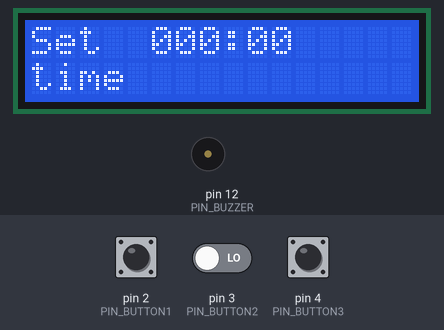
This program was run on a simulated Arduino Uno, built with avr-gcc and run on an emulated ATmega328P. Parts: 16×2 character LCD, buzzer (waves = sounding). Inputs (shaded band) come from the test bench; at power-on: pin 2 (PIN_BUTTON1) LOW, pin 4 (PIN_BUTTON3) LOW, pin 3 (PIN_BUTTON2) LOW. What the program prints to the serial monitor is not drawn.

Above: at 1.2 s.
1.3 s: pin 2 (PIN_BUTTON1) pulled HIGH for 0.15 s
At 1.6 s:
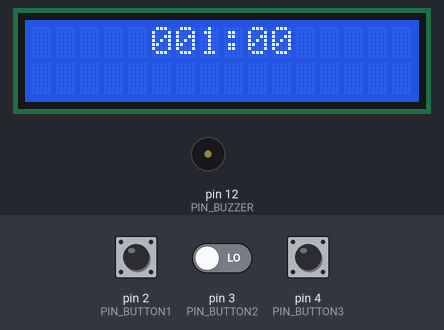
2.9 s: pin 4 (PIN_BUTTON3) pulled HIGH for 0.15 s
At 3.5 s:
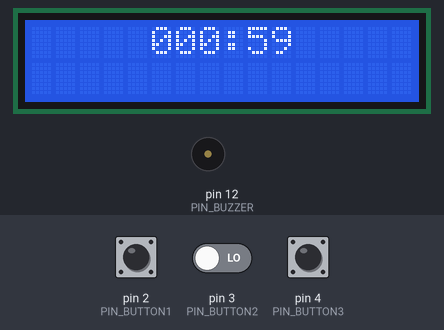
4.5 s: pin 4 (PIN_BUTTON3) pulled HIGH for 1 s
At 5.2 s:
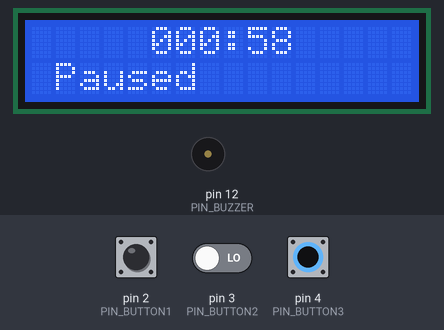
7.0 s: pin 2 (PIN_BUTTON1) pulled HIGH for 1 s
At 8.3 s:
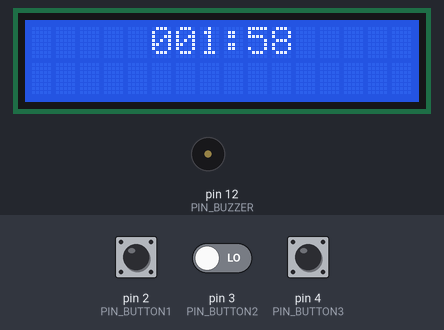
9.5 s: pin 2 (PIN_BUTTON1) driven HIGH and pin 3 (PIN_BUTTON2) driven HIGH
At 10.3 s:
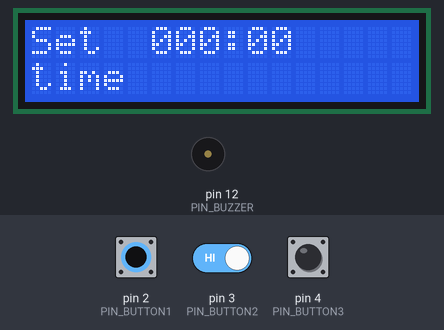
Timing chart, 0 to 13.5 s (numbered marks = the images above; inputs shaded):
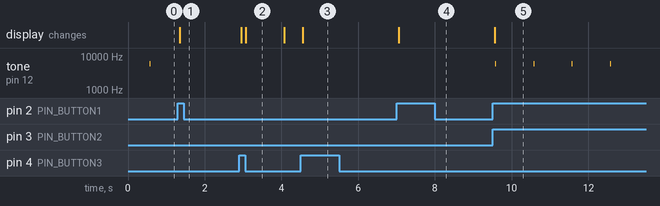

Measured:
- after the input at 1.3 s, tone on pin 12 (PIN_BUZZER): stops changing and stays silent; the display: changes after 0.05 s (image 1)
- after the input at 2.9 s, the display: first changes after 0.05 s (image 2 shows a later state)
- after the input at 4.5 s, the display: changes after 0.05 s (image 3)
- after the input at 7.0 s, the display: changes after 0.05 s (image 4)
- after the input at 9.5 s, tone on pin 12 (PIN_BUZZER): alternates 6000 Hz for 0.03 s and silent for 0.98 s, starting after 0.07 s; the display: changes after 0.06 s (image 5)

The program:

main.cpp
```cpp
#include"main.h"
#include"lcd.h"


static void protimer_event_dispatcher(protimer_t *const mobj, event_t const *const e);
static uint8_t process_button_pad_value(uint8_t btn_pad_value);
static void display_init();


static protimer_t protimer;


void setup() {
  // put your setup code here, to run once:
  Serial.begin(115200);
  display_init();
  Serial.println("Productive timer application");
  Serial.println("============================");
  pinMode(PIN_BUTTON1, INPUT);
  pinMode(PIN_BUTTON2, INPUT);
  pinMode(PIN_BUTTON3, INPUT);
  protimer_init(&protimer);
}

void loop() {

  uint8_t b1, b2, b3, btn_pad_value;
  protimer_user_event_t ue; // ue user event
  static uint32_t current_time = millis();
  static protimer_tick_event_t te = {0};

  // 1. read the button pad status
  b1 = digitalRead(PIN_BUTTON1);
  b2 = digitalRead(PIN_BUTTON2);
  b3 = digitalRead(PIN_BUTTON3);

  btn_pad_value = (b1 << 2) | (b2 << 1) | b3;

  // Software button de-bouncing
  btn_pad_value = process_button_pad_value(btn_pad_value);

  // 2. make an event
  if(btn_pad_value ){
    if(btn_pad_value == BTN_PAD_VALUE_INC_TIME){
      ue.super.sig = INC_TIME;
    }else if(btn_pad_value == BTN_PAD_VALUE_DEC_TIME){
      ue.super.sig = DEC_TIME;
    }else if(btn_pad_value == BTN_PAD_VALUE_SP){
      ue.super.sig = START_PAUSE;
    }else if(btn_pad_value == BTN_PAD_VALUE_ABRT){
      ue.super.sig = ABRT;
    }

    // 3. send it to event dispatcher
    protimer_event_dispatcher(&protimer, &ue.super);
  }

  // 4. dispatch the time tick event for every 100 ms
  if(millis() - current_time >= 100){
    // 100 ms has passed
    current_time = millis();
    te.super.sig = TIME_TICK;
    if(++te.ss > 10) te.ss = 1;
     protimer_event_dispatcher(&protimer, &te.super);
  }

}


void protimer_event_dispatcher(protimer_t *const mobj, event_t const *const e){

  event_status_t status;
  protimer_state_t source, target;

  source = mobj->active_state;

  status = protimer_state_machine(mobj, e);


  if(status == EVENT_TRANSITION){
    target = mobj->active_state;
    event_t ee;
    // 1. Run the exit action for the source state
    ee.sig = EXIT;
    mobj->active_state = source;
    protimer_state_machine(mobj, &ee);

    // 2. Run the entry action for the target state
    ee.sig = ENTRY;
    mobj->active_state = target;
    protimer_state_machine(mobj, &ee);
  }

}

static uint8_t process_button_pad_value(uint8_t btn_pad_value){

  static btn_state_t btn_sm_state = NO_PRESSED;
  static uint32_t current_time = millis();

  switch (btn_sm_state){
    case NO_PRESSED:{
      if(btn_pad_value){
        btn_sm_state = BOUNCE;
        current_time = millis();
      }
      break;
    }
    case BOUNCE:{
      if(millis() - current_time >= 50 ){
        // 50 ms has passed
        if(btn_pad_value){
          btn_sm_state = PRESSED;
          return btn_pad_value;
        }else{
          btn_sm_state = NO_PRESSED;
        }
      }
      break;
    }
    case PRESSED:{
        if(!btn_pad_value){
          btn_sm_state = BOUNCE;
          current_time = millis();
        }
        break;
    }
  }

  return 0;
}

static void display_init(){

  lcd_begin(16, 2);
  lcd_clear();
  lcd_move_cursor_L_to_R();
  lcd_set_cursor(0, 0);
  lcd_no_auto_scroll();
  lcd_cursor_off();
}
```

main.h
```cpp
#ifndef MAIN_H
#define MAIN_H

#include <Arduino.h>

#define PIN_BUTTON1 2
#define PIN_BUTTON2 3
#define PIN_BUTTON3 4
#define PIN_BUZZER  12

// LCD Connections

#define PIN_LCD_RS  5
#define PIN_LCD_RW  6
#define PIN_LCD_EN  7
#define PIN_LCD_R4  8
#define PIN_LCD_R5  9
#define PIN_LCD_R6  10
#define PIN_LCD_R7  11

// Button truth table

#define BTN_PAD_VALUE_SP        1
#define BTN_PAD_VALUE_DEC_TIME  2
#define BTN_PAD_VALUE_INC_TIME  4
#define BTN_PAD_VALUE_ABRT      6

typedef enum{
    NO_PRESSED,
    BOUNCE,
    PRESSED
}btn_state_t;


/************************ Signals of the application ************************/
typedef enum {
    INC_TIME,
    DEC_TIME,
    TIME_TICK,
    START_PAUSE,
    ABRT,


/* Internal activity signals */
    ENTRY,
    EXIT
}protimer_signal_t;


/* Vairious States of the application */
typedef enum{
    IDLE,
    TIME_SET,
    COUNTDOWN,
    PAUSE,
    STAT
}protimer_state_t;


/* Main application structure */
typedef struct {
    uint32_t curr_time;
    uint32_t elapsed_time;
    uint32_t pro_time;
    protimer_state_t active_state;
}protimer_t;


/************************ Events of the application ************************/

/* Generic(Super) event structure */
typedef struct{
    uint8_t sig;
}event_t;

/* For user generated events */
typedef struct{
    event_t super;
}protimer_user_event_t;

/* For tick event */
typedef struct{
    event_t super;
    uint8_t ss;
}protimer_tick_event_t;


typedef enum{
    EVENT_HANDLED,
    EVENT_IGNORED,
    EVENT_TRANSITION
}event_status_t;

/* FUNCTION PROTOTYPES */

void protimer_init(protimer_t *mobj);
event_status_t protimer_state_machine(protimer_t *const mobj, event_t const *const e);

#endif
```

protimer_state_mach.cpp
```cpp
#include "main.h"
#include"lcd.h"

/* PROTOTYPES OF HELPER FUNCTIONS */
static void display_time(uint32_t time);
static void display_message(String s, uint8_t col, uint8_t row);
static void display_clear(void);
static void do_beep(void);


/* PROTOTYPES OF STATE HANDLERS */
static event_status_t protimer_state_handler_IDLE(protimer_t *const mobj, event_t const *const e);
static event_status_t protimer_state_handler_TIME_SET(protimer_t *const mobj, event_t const *const e);
static event_status_t protimer_state_handler_COUNTDOWN(protimer_t *const mobj, event_t const *const e);
static event_status_t protimer_state_handler_PAUSE(protimer_t *const mobj, event_t const *const e);
static event_status_t protimer_state_handler_STAT(protimer_t *const mobj, event_t const *const e);


void protimer_init(protimer_t *mobj){
    event_t ee; // entry action
    ee.sig = ENTRY;
    mobj->active_state = IDLE;
    mobj->pro_time = 0;
    protimer_state_machine(mobj, &ee);

}


event_status_t protimer_state_machine(protimer_t *const mobj, event_t const * const e){
    switch (mobj->active_state){
        case IDLE:{
            return protimer_state_handler_IDLE(mobj,e);
        }
        case TIME_SET:{
            return protimer_state_handler_TIME_SET(mobj,e);
        }
        case COUNTDOWN:{
            return protimer_state_handler_COUNTDOWN(mobj,e);
        }
        case PAUSE:{
            return protimer_state_handler_PAUSE(mobj,e);
        }
        case STAT:{
            return protimer_state_handler_STAT(mobj,e);
        }
    } // End of switch
    return EVENT_IGNORED;
}

static event_status_t protimer_state_handler_IDLE(protimer_t *const mobj, event_t const *const e){
    switch (e->sig){
        case ENTRY:{
            mobj->curr_time = 0;
            mobj->elapsed_time = 0;
            display_time(0);
            display_message("Set ", 0, 0);
            display_message("time ", 1, 0);
            return EVENT_HANDLED;
        }

        case EXIT:{
            display_clear();
            return EVENT_HANDLED;
        }

        case INC_TIME:{
            mobj->curr_time += 60;
            mobj->active_state = TIME_SET;
            return EVENT_TRANSITION;
        }

        case START_PAUSE:{
            mobj->active_state = STAT;
            return EVENT_TRANSITION;
        }

        case  TIME_TICK:{
            if( ((protimer_tick_event_t *)(e))->ss == 5 ){
                do_beep();
                return EVENT_HANDLED;
            }
            return EVENT_IGNORED;
        }
    } /* END OF SWITCH */

    return EVENT_IGNORED;
}

static event_status_t protimer_state_handler_TIME_SET(protimer_t *const mobj, event_t const *const e){
    switch (e->sig){
        case ENTRY:{
            display_time(mobj->curr_time);
            return EVENT_HANDLED;
        }

        case EXIT:{
            display_clear();
            return EVENT_IGNORED;
        }

        case INC_TIME:{
            mobj->curr_time += 60;
            display_time(mobj->curr_time);
            return EVENT_HANDLED;
        }

        case DEC_TIME:{
            if(mobj->curr_time >= 60){
                mobj->curr_time -= 60;
                display_time(mobj->curr_time);
                return EVENT_HANDLED;
            }
        }

        case START_PAUSE:{
            if(mobj->curr_time >= 60){
                mobj->active_state = COUNTDOWN;
                return EVENT_TRANSITION;
            }
            return EVENT_IGNORED;
        }

        case ABRT:{
            mobj->active_state = IDLE;
            return EVENT_TRANSITION;
        }
    }

    return EVENT_IGNORED;
}

static event_status_t protimer_state_handler_COUNTDOWN(protimer_t *const mobj, event_t const *const e){

    switch (e->sig){
        case EXIT:{
            mobj->pro_time += mobj->elapsed_time;
            mobj->elapsed_time = 0;
            return EVENT_HANDLED;
        }

        case TIME_TICK:{
            if( ((protimer_tick_event_t *)(e))->ss == 10){
                --mobj->curr_time;
                ++mobj->elapsed_time;
                display_time(mobj->curr_time);
                if(!mobj->curr_time){
                    mobj->active_state = IDLE;
                    return EVENT_TRANSITION;
                }
                return EVENT_HANDLED;
            }
            return EVENT_IGNORED;
        }

        case START_PAUSE:{
            mobj->active_state = PAUSE;
            return EVENT_TRANSITION;
        }

        case ABRT:{
            mobj->active_state = IDLE;
            return EVENT_TRANSITION;
        }
    }
    return EVENT_IGNORED;
}

static event_status_t protimer_state_handler_PAUSE(protimer_t *const mobj, event_t const *const e){

    switch (e->sig){
        case ENTRY:{
            display_message("Paused", 5, 1);
            return EVENT_HANDLED;
        }

        case EXIT:{
            display_clear();
            return EVENT_HANDLED;
        }

        case INC_TIME:{
            mobj->curr_time += 60;
            mobj->active_state = TIME_SET;
            return EVENT_TRANSITION;
        }

        case DEC_TIME:{
            if(mobj->curr_time >= 60){
                mobj->curr_time -= 60;
                mobj->active_state = TIME_SET;
                return EVENT_TRANSITION;
            }
            return EVENT_IGNORED;
        }
    }

    return EVENT_IGNORED;
}

static event_status_t protimer_state_handler_STAT(protimer_t *const mobj, event_t const *const e){
    static uint8_t tick_count;

    switch (e->sig){
        case ENTRY:{
            display_time(mobj->pro_time);
            display_message("Productive time", 1, 1);
            return EVENT_HANDLED;
        }

        case EXIT:{
            display_clear();
            return EVENT_HANDLED;
        }

        case TIME_TICK:{
            if(++tick_count == 30){
                tick_count = 0;
                mobj->active_state = IDLE;
                return EVENT_TRANSITION;
            }
            return EVENT_IGNORED;
        }
    }

    return EVENT_IGNORED;
}

/**********************************************************************************************************************************************
 ************************************************************** HELPER FUNCTIONS **************************************************************
 **********************************************************************************************************************************************/

static void display_time(uint32_t time){
    char buf[7];
    String time_msg;

    uint16_t m = time / 60;
    uint8_t s = time % 60;
    sprintf(buf, "%03d:%02d", m,s);

    time_msg = (String)buf;
    lcd_set_cursor(0, 5);
    lcd_print_string(time_msg);
}
static void display_message(String s, uint8_t col, uint8_t row){
    lcd_set_cursor(col, row);
    lcd_print_string(s);
}

static void display_clear(void){
    lcd_clear();
}

static void do_beep(void){
    tone(PIN_BUZZER, 6000, 25);
}
```

lcd.cpp
```cpp
#include"lcd.h"
#include"main.h"
#include<LiquidCrystal.h>

LiquidCrystal lcd(PIN_LCD_RS, PIN_LCD_RW ,PIN_LCD_EN, PIN_LCD_R4, PIN_LCD_R5, PIN_LCD_R6, PIN_LCD_R7);


void lcd_clear(void){
    lcd.clear();
}
void lcd_print_char(char c){
    lcd.print(c);
}
void lcd_scroll_left(void){
    lcd.scrollDisplayLeft();
}
void lcd_scroll_right(void){
    lcd.scrollDisplayRight();
}
void lcd_set_cursor(int r, int c){
    lcd.setCursor(c,r);
}
void lcd_no_auto_scroll(void){
    lcd.noAutoscroll();
}
void lcd_begin(uint8_t cols, uint8_t rows){
    lcd.begin(cols, rows);
}
void lcd_move_cursor_R_to_L(void){
    lcd.rightToLeft();
}
void lcd_move_cursor_L_to_R(void){
    lcd.leftToRight();
}
void lcd_cursor_off(void){
    lcd.noCursor();
}
void lcd_cursor_blinkoff(void){
    lcd.noBlink();
}
void lcd_print_number(int num){
    lcd.print(num);
}
void lcd_print_string(String s){
    lcd.print(s);
}
```

lcd.h
```cpp
#ifndef LCD_H
#define LCD_H

#include<Arduino.h>

void lcd_clear(void);
void lcd_print_char(char c);
void lcd_scroll_left(void);
void lcd_scroll_right(void);
void lcd_set_cursor(int r, int c);
void lcd_no_auto_scroll(void);
void lcd_begin(uint8_t cols, uint8_t rows);
void lcd_move_cursor_R_to_L(void);
void lcd_move_cursor_L_to_R(void);
void lcd_cursor_off(void);
void lcd_cursor_blinkoff(void);
void lcd_print_number(int num);
void lcd_print_string(String s);


#endif
```
